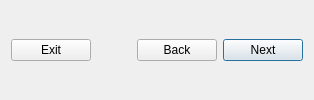
        <widget class="QWidget" name="WButons_2" native="true">
         <property name="minimumSize">
          <size>
           <width>0</width>
           <height>50</height>
          </size>
         </property>
         <layout class="QGridLayout" name="gridLayout_10">
          <item row="0" column="1">
           <spacer name="horizontalSpacer">
            <property name="orientation">
             <enum>Qt::Horizontal</enum>
            </property>
            <property name="sizeHint" stdset="0">
             <size>
              <width>40</width>
              <height>20</height>
             </size>
            </property>
           </spacer>
          </item>
          <item row="0" column="3">
           <widget class="QPushButton" name="BNext_2">
            <property name="layoutDirection">
             <enum>Qt::RightToLeft</enum>
            </property>
            <property name="text">
             <string>Next</string>
            </property>
            <property name="iconSize">
             <size>
              <width>20</width>
              <height>20</height>
             </size>
            </property>
            <property name="default">
             <bool>true</bool>
            </property>
           </widget>
          </item>
          <item row="0" column="2">
           <widget class="QPushButton" name="Bback_2">
            <property name="text">
             <string>Back</string>
            </property>
            <property name="icon">
             <iconset>
              <normaloff>../../usr/share/kademar/utils/instalador/img/back.png</normaloff>../../usr/share/kademar/utils/instalador/img/back.png</iconset>
            </property>
            <property name="iconSize">
             <size>
              <width>20</width>
              <height>20</height>
             </size>
            </property>
           </widget>
          </item>
          <item row="0" column="0">
           <widget class="QPushButton" name="BExit_2">
            <property name="text">
             <string>Exit</string>
            </property>
            <property name="icon">
             <iconset>
              <normaloff>../../usr/share/kademar/utils/instalador/img/exit.png</normaloff>../../usr/share/kademar/utils/instalador/img/exit.png</iconset>
            </property>
            <property name="iconSize">
             <size>
              <width>20</width>
              <height>20</height>
             </size>
            </property>
           </widget>
          </item>
         </layout>
        </widget>
